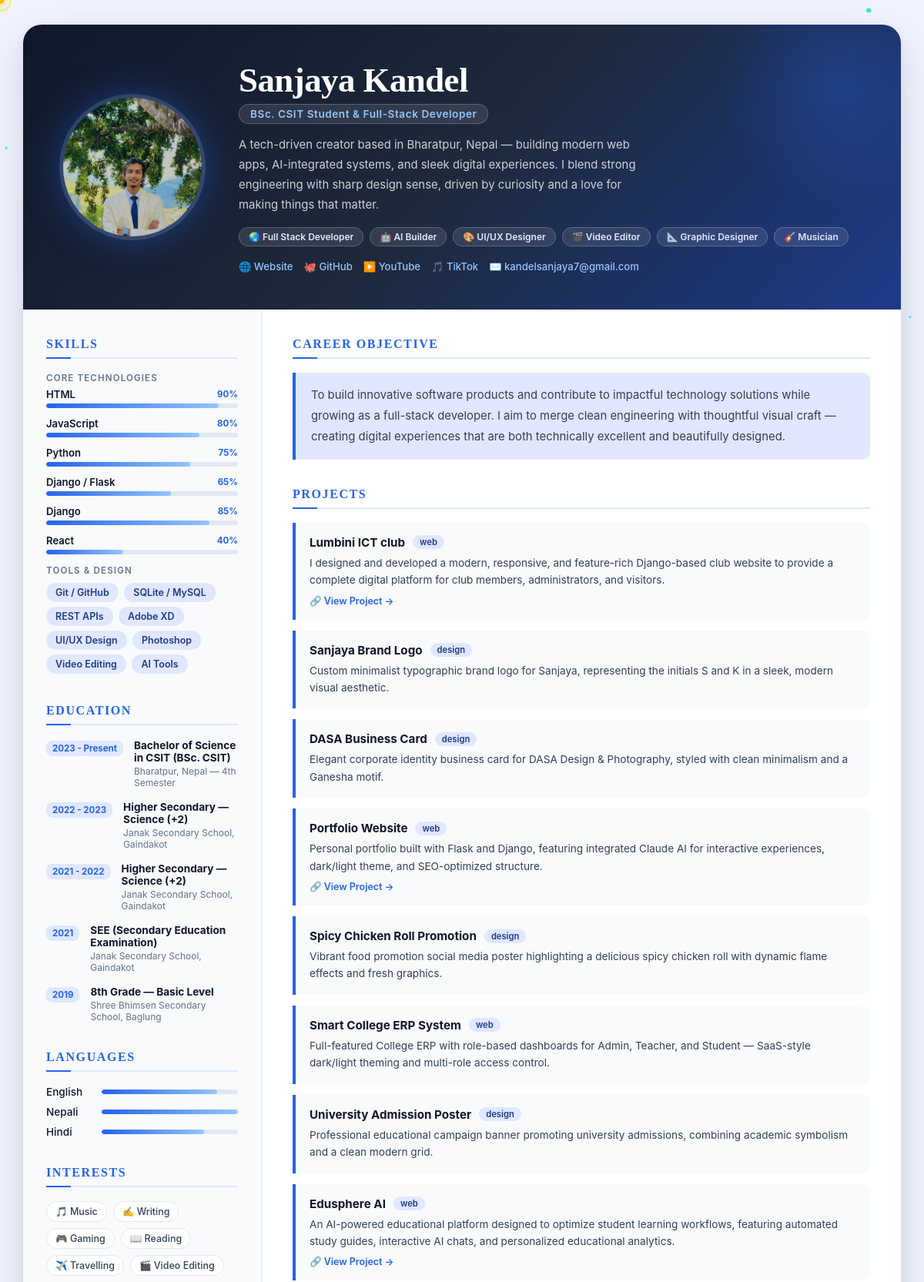
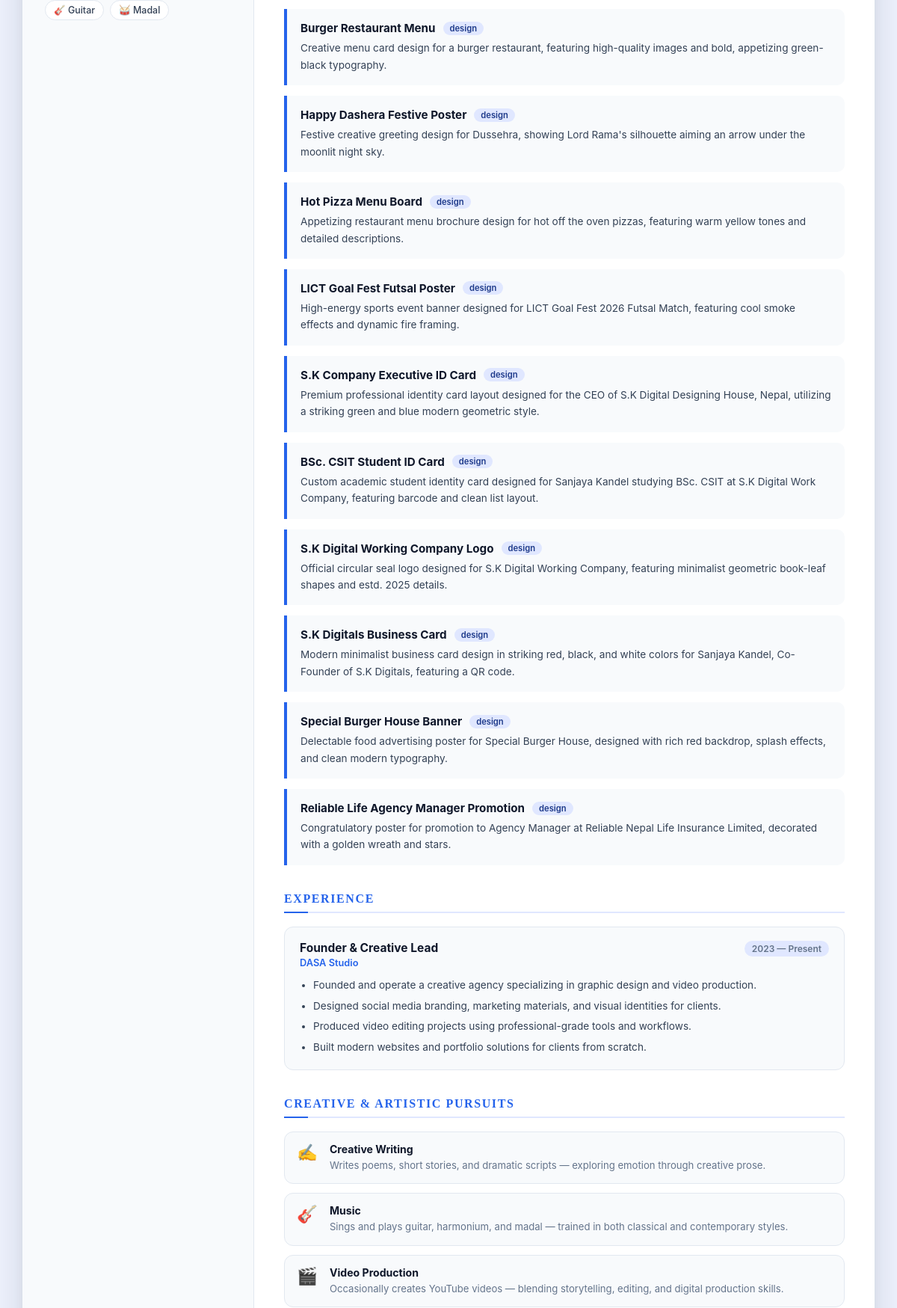
The app's page /cv/ (upper part) with its own data (2 pictures, top to bottom).
### core/models.py (models this page shows, shortened)
class SiteSettings(models.Model):
    full_name = models.CharField(max_length=120, default="Sanjaya Kandel")
    tagline = models.CharField(max_length=200, default="Full Stack Web Developer & UI/UX Designer")
    about_text = models.TextField(blank=True)
    profile_photo = models.ImageField(
        upload_to="profile/",
        blank=True,
        null=True,
        help_text="Upload your featured hero/profile photo here. Replaces the default photo on the homepage."
    )
    hero_video = models.FileField(
        upload_to="profile/videos/",
        blank=True,
        null=True,
        help_text="Upload your intro/showcase video (MP4/WebM)"
    )
    hero_video_url = models.URLField(
        blank=True,
        help_text="Or paste video URL for intro showcase"
    )
    email = models.EmailField(default="kandelsanjaya7@gmail.com")
    phone = models.CharField(max_length=40, blank=True)
    whatsapp_link = models.URLField(blank=True)
    location = models.CharField(max_length=100, default="Nepal")
    github_url = models.URLField(blank=True)
    youtube_url = models.URLField(blank=True)
    tiktok_url = models.URLField(blank=True)
    cv_url = models.CharField(max_length=300, blank=True, help_text="External URL to your CV (if no file uploaded)")
    cv_file = models.FileField(
        upload_to="documents/",
        blank=True,
        null=True,
        help_text="Upload your CV/Resume PDF or document here. Takes priority over cv_url."
    )
    projects_completed = models.PositiveSmallIntegerField(default=5)
    years_experience = models.PositiveSmallIntegerField(default=2)
    client_satisfaction = models.PositiveSmallIntegerField(default=100)
    class Meta:
        verbose_name = "Site Setting"
        verbose_name_plural = "Site Settings"
    @classmethod
    def load(cls):
        obj, _ = cls.objects.get_or_create(pk=1)
        return obj

class Skill(models.Model):
    CATEGORY_CHOICES = [
        ("core", "Core Technology (progress bar)"),
        ("tool", "Tool / Technology"),
        ("learning", "Currently Learning"),
    ]
    name = models.CharField(max_length=80)
    icon_class = models.CharField(max_length=80, help_text="Font Awesome class, e.g. fab fa-python")
    category = models.CharField(max_length=10, choices=CATEGORY_CHOICES, default="tool")
    percentage = models.PositiveSmallIntegerField(default=0, help_text="Only used for Core Technology (0-100)")
    order = models.PositiveSmallIntegerField(default=0)
    class Meta:
        ordering = ["order", "name"]

class Education(models.Model):
    STATUS_CHOICES = [("pursuing", "Pursuing"), ("completed", "Completed")]
    period = models.CharField(max_length=60)
    status = models.CharField(max_length=10, choices=STATUS_CHOICES, default="completed")
    title = models.CharField(max_length=150)
    subtitle = models.CharField(max_length=150, blank=True)
    institution = models.CharField(max_length=200)
    skills_learned = models.CharField(max_length=400, blank=True, help_text="Comma-separated list")
    icon_class = models.CharField(max_length=80, default="fas fa-graduation-cap")
    order = models.PositiveSmallIntegerField(default=0)
    class Meta:
        ordering = ["order"]

class Project(models.Model):
    CATEGORY_CHOICES = [("web", "Web Application"), ("design", "Design")]
    STATUS_CHOICES = [
        ("completed", "Completed"),
        ("in_progress", "In Progress"),
        ("private", "Private"),
    ]
    title = models.CharField(max_length=150)
    category = models.CharField(max_length=10, choices=CATEGORY_CHOICES, default="web")
    description = models.TextField(blank=True)
    image = models.ImageField(upload_to="projects/", blank=True, null=True, validators=[validate_image_ext])
    live_url = models.URLField(blank=True)
    video_file = models.FileField(
        upload_to="projects/videos/",
        blank=True,
        null=True,
        validators=[validate_video_ext],
        help_text="Upload demo video (MP4/WebM) for this project"
    )
    video_url = models.URLField(
        blank=True,
        help_text="Or paste external video link (YouTube, Vimeo, or MP4 URL)"
    )
    is_private = models.BooleanField(default=False)
    features = models.CharField(max_length=400, blank=True, help_text="Comma-separated, shown with check icons")
    status = models.CharField(max_length=15, choices=STATUS_CHOICES, default="completed")
    order = models.PositiveSmallIntegerField(default=0)
    featured = models.BooleanField(default=True)
    class Meta:
        ordering = ["order", "-id"]

### core/views.py (the view)
# urls.py: path("cv/", views.cv_view, name="cv"),
def cv_view(request):
    settings_obj = SiteSettings.load()
    context = {
        "site": settings_obj,
        "education": Education.objects.all(),
        "core_skills": Skill.objects.filter(category="core"),
        "tool_skills": Skill.objects.filter(category="tool"),
        "projects": Project.objects.all(),
    }
    return render(request, "core/cv.html", context)

### core/templates/core/cv.html (shortened to what this page needs)
{% load static %}
<!DOCTYPE html>
<html lang="en">
<head>
  <link rel="stylesheet" href="https://cdnjs.cloudflare.com/ajax/libs/font-awesome/6.6.0/css/all.min.css" />
  <link rel="stylesheet" href="{% static 'core/css/chatbot.css' %}?v=2.0" />
  <link rel="stylesheet" href="{% static 'core/css/loader.css' %}?v=1.9" />
</head>
<body>
  <div class="cursor-dot" id="cursorDot"></div>
  <div class="cursor-ring" id="cursorRing"></div>
  <div class="cv-container" id="resume">
    <header class="header">
      <div class="header-inner">
        <div class="profile-photo">
          {% if site.profile_photo %}
          <img src="{{ site.profile_photo.url }}" alt="{{ site.full_name|default:'Sanjaya Kandel' }}">
          {% else %}
          <img src="{% static 'core/images/sanjaya_cv.jpg' %}" alt="{{ site.full_name|default:'Sanjaya Kandel' }}">
          {% endif %}
        </div>
        <div class="profile-info">
          <div class="name-block">
            <h1>{{ site.hero_name|default:"Sanjaya Kandel" }}</h1>
            <span class="title-tag">BSc. CSIT Student &amp; Full-Stack Developer</span>
          </div>
          <p class="bio">{{ site.hero_subtitle|default:"A tech-driven creator based in Bharatpur, Nepal — building modern web apps, AI-integrated systems, and sleek digital experiences. I blend strong engineering with sharp design sense, driven by curiosity and a love for making things that matter." }}</p>
          <div class="badges">
            <span class="badge">🌏 Full Stack Developer</span>
            <span class="badge">🤖 AI Builder</span>
            <span class="badge">🎨 UI/UX Designer</span>
            <span class="badge">🎬 Video Editor</span>
            <span class="badge">📐 Graphic Designer</span>
            <span class="badge">🎸 Musician</span>
          </div>
          <div class="header-links">
            <a href="https://www.kandelsanjaya.com.np" target="_blank" class="header-link">🌐 Website</a>
            {% if site.github_url %}<a href="{{ site.github_url }}" target="_blank" class="header-link">🐙 GitHub</a>{% endif %}
            {% if site.youtube_url %}<a href="{{ site.youtube_url }}" target="_blank" class="header-link">▶️ YouTube</a>{% endif %}
            {% if site.tiktok_url %}<a href="{{ site.tiktok_url }}" target="_blank" class="header-link">🎵 TikTok</a>{% endif %}
            <a href="mailto:{{ site.contact_email|default:'kandelsanjaya7@gmail.com' }}" class="header-link">✉️ {{ site.contact_email|default:"kandelsanjaya7@gmail.com" }}</a>
          </div>
        </div>
      </div>
    </header>
    <div class="body-grid">
      <aside class="sidebar">
        <section class="section">
          <h2 class="section-title">Skills</h2>
          {% if core_skills %}
          <div class="skills-group">
            <p class="skill-label">Core Technologies</p>
            {% for skill in core_skills %}
            <div class="skill-bar-wrap">
              <div class="skill-bar-row">
                <span class="skill-bar-name">{{ skill.name }}</span>
                <span class="skill-bar-pct">{{ skill.percentage }}%</span>
              </div>
              <div class="skill-bar-track">
                <div class="skill-bar-fill" style="width: {{ skill.percentage }}%;"></div>
              </div>
            </div>
            {% endfor %}
          </div>
          {% endif %}
          {% if tool_skills %}
          <div class="skills-group">
            <p class="skill-label">Tools &amp; Design</p>
            {% for skill in tool_skills %}
              <span class="skill">{{ skill.name }}</span>
            {% endfor %}
          </div>
          {% endif %}
        </section>
        <section class="section">
          <h2 class="section-title">Education</h2>
          {% for edu in education %}
          <div class="edu-item">
            <div class="edu-year">{{ edu.period }}</div>
            <div class="edu-body">
              <strong>{{ edu.title }}</strong>
              <span class="edu-sub">{{ edu.institution }}</span>
            </div>
          </div>
          {% endfor %}
        </section>
        <section class="section">
          <h2 class="section-title">Languages</h2>
          <div class="lang-item"><span>English</span><div class="lang-bar"><div class="lang-fill" style="width:85%"></div></div></div>
          <div class="lang-item"><span>Nepali</span><div class="lang-bar"><div class="lang-fill" style="width:100%"></div></div></div>
          <div class="lang-item"><span>Hindi</span><div class="lang-bar"><div class="lang-fill" style="width:75%"></div></div></div>
        </section>
        <section class="section">
          <h2 class="section-title">Interests</h2>
          <div class="interest-grid">
            <span class="interest">🎵 Music</span>
            <span class="interest">✍️ Writing</span>
            <span class="interest">🎮 Gaming</span>
            <span class="interest">📖 Reading</span>
            <span class="interest">✈️ Travelling</span>
            <span class="interest">🎬 Video Editing</span>
            <span class="interest">🎸 Guitar</span>
            <span class="interest">🥁 Madal</span>
          </div>
        </section>
      </aside>
      <main class="main">
        <section class="section">
          <h2 class="section-title">Career Objective</h2>
          <p class="objective-text">
            To build innovative software products and contribute to impactful technology solutions while growing as a full-stack developer. I aim to merge clean engineering with thoughtful visual craft — creating digital experiences that are both technically excellent and beautifully designed.
          </p>
        </section>
        <section class="section">
          <h2 class="section-title">Projects</h2>
          {% for project in projects %}
          <div class="project">
            <div class="project-header">
              <h4>{{ project.title }}</h4>
              {% if project.category %}<span class="project-tag">{{ project.category }}</span>{% endif %}
            </div>
            <p>{{ project.description }}</p>
            {% if project.live_url %}
              <a href="{{ project.live_url }}" target="_blank" class="project-link">🔗 View Project →</a>
            {% endif %}
          </div>
          {% endfor %}
        </section>
        <section class="section">
          <h2 class="section-title">Experience</h2>
          <div class="exp-item">
            <div class="exp-header">
              <div>
                <h4>Founder &amp; Creative Lead</h4>
                <div class="exp-org">DASA Studio</div>
              </div>
              <div class="exp-date">2023 — Present</div>
            </div>
            <ul class="exp-list">
              <li>Founded and operate a creative agency specializing in graphic design and video production.</li>
              <li>Designed social media branding, marketing materials, and visual identities for clients.</li>
              <li>Produced video editing projects using professional-grade tools and workflows.</li>
              <li>Built modern websites and portfolio solutions for clients from scratch.</li>
            </ul>
          </div>
        </section>
        <section class="section">
          <h2 class="section-title">Creative &amp; Artistic Pursuits</h2>
          <div class="arts-grid">
            <div class="art-card">
              <div class="art-icon">✍️</div>
              <div>
                <strong>Creative Writing</strong>
                <p>Writes poems, short stories, and dramatic scripts — exploring emotion through creative prose.</p>
              </div>
            </div>
            <div class="art-card">
              <div class="art-icon">🎸</div>
              <div>
                <strong>Music</strong>
                <p>Sings and plays guitar, harmonium, and madal — trained in both classical and contemporary styles.</p>
              </div>
            </div>
            <div class="art-card">
              <div class="art-icon">🎬</div>
              <div>
                <strong>Video Production</strong>
                <p>Occasionally creates YouTube videos — blending storytelling, editing, and digital production skills.</p>
              </div>
            </div>
          </div>
        </section>
      </main>
    </div>
  </div>
</body>
</html>

### records on screen
SiteSettings: profile_photo (picture), hero_name "Sanjaya Kandel", contact_email "kandelsanjaya7@gmail.com"
Skill: name "HTML", percentage "90"
Skill: name "JavaScript", percentage "80"
Skill: name "Python", percentage "75"
Skill: name "Django / Flask", percentage "65"
Skill: name "Django", percentage "85"
Skill: name "React", percentage "40"
Skill: name "Git / GitHub"
Skill: name "SQLite / MySQL"
Skill: name "REST APIs"
Skill: name "Adobe XD"
Skill: name "UI/UX Design"
Skill: name "Photoshop"
Skill: name "Video Editing"
Skill: name "AI Tools"
Education: period "2023 - Present", title "Bachelor of Science in CSIT (BSc. CSIT)", institution "Bharatpur, Nepal — 4th Semester"
Education: period "2022 - 2023", title "Higher Secondary — Science (+2)", institution "Janak Secondary School, Gaindakot"
Education: period "2021 - 2022", title "Higher Secondary — Science (+2)", institution "Janak Secondary School, Gaindakot"
Education: period "2021", title "SEE (Secondary Education Examination)", institution "Janak Secondary School, Gaindakot"
Education: period "2019", title "8th Grade — Basic Level", institution "Shree Bhimsen Secondary School, Baglung"
Project: title "Lumbini ICT club", category "web", description "I designed and developed a modern, responsive, and feature-rich Django-based club website to provide a complete digital platform for club members, administrators, and visitors."
Project: title "Sanjaya Brand Logo", category "design", description "Custom minimalist typographic brand logo for Sanjaya, representing the initials S and K in a sleek, modern visual aesthetic."
Project: title "DASA Business Card", category "design", description "Elegant corporate identity business card for DASA Design & Photography, styled with clean minimalism and a Ganesha motif."
Project: title "Portfolio Website", category "web", description "Personal portfolio built with Flask and Django, featuring integrated Claude AI for interactive experiences, dark/light theme, and SEO-optimized structure."
Project: title "Spicy Chicken Roll Promotion", category "design", description "Vibrant food promotion social media poster highlighting a delicious spicy chicken roll with dynamic flame effects and fresh graphics."
Project: title "Smart College ERP System", category "web", description "Full-featured College ERP with role-based dashboards for Admin, Teacher, and Student — SaaS-style dark/light theming and multi-role access control."
Project: title "University Admission Poster", category "design", description "Professional educational campaign banner promoting university admissions, combining academic symbolism and a clean modern grid."
Project: title "Edusphere AI", category "web", description "An AI-powered educational platform designed to optimize student learning workflows, featuring automated study guides, interactive AI chats, and personalized educational analytics."
Project: title "Burger Restaurant Menu", category "design", description "Creative menu card design for a burger restaurant, featuring high-quality images and bold, appetizing green-black typography."
Project: title "Happy Dashera Festive Poster", category "design", description "Festive creative greeting design for Dussehra, showing Lord Rama's silhouette aiming an arrow under the moonlit night sky."
Project: title "Hot Pizza Menu Board", category "design", description "Appetizing restaurant menu brochure design for hot off the oven pizzas, featuring warm yellow tones and detailed descriptions."
Project: title "LICT Goal Fest Futsal Poster", category "design", description "High-energy sports event banner designed for LICT Goal Fest 2026 Futsal Match, featuring cool smoke effects and dynamic fire framing."
Project: title "S.K Company Executive ID Card", category "design", description "Premium professional identity card layout designed for the CEO of S.K Digital Designing House, Nepal, utilizing a striking green and blue modern geometric style."
Project: title "BSc. CSIT Student ID Card", category "design", description "Custom academic student identity card designed for Sanjaya Kandel studying BSc. CSIT at S.K Digital Work Company, featuring barcode and clean list layout."
Project: title "S.K Digital Working Company Logo", category "design", description "Official circular seal logo designed for S.K Digital Working Company, featuring minimalist geometric book-leaf shapes and estd. 2025 details."
Project: title "S.K Digitals Business Card", category "design", description "Modern minimalist business card design in striking red, black, and white colors for Sanjaya Kandel, Co-Founder of S.K Digitals, featuring a QR code."
Project: title "Special Burger House Banner", category "design", description "Delectable food advertising poster for Special Burger House, designed with rich red backdrop, splash effects, and clean modern typography."
Project: title "Reliable Life Agency Manager Promotion", category "design", description "Congratulatory poster for promotion to Agency Manager at Reliable Nepal Life Insurance Limited, decorated with a golden wreath and stars."
